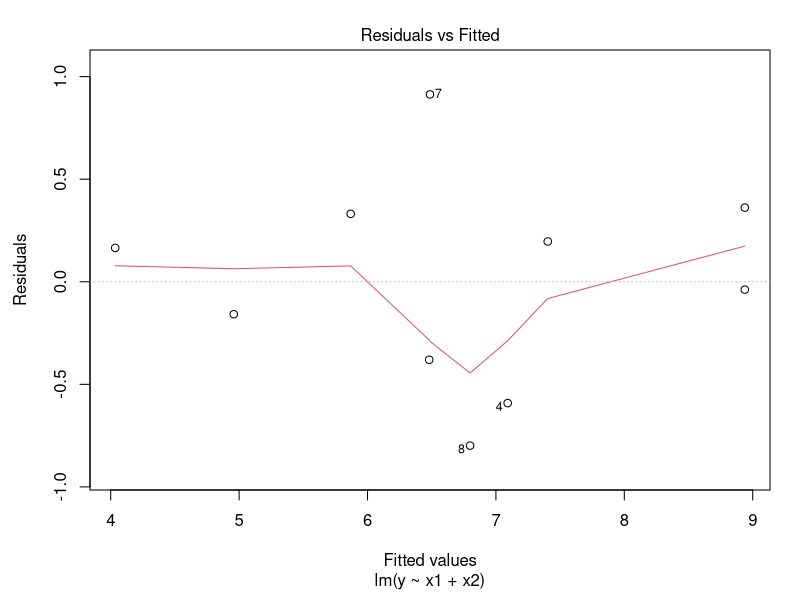
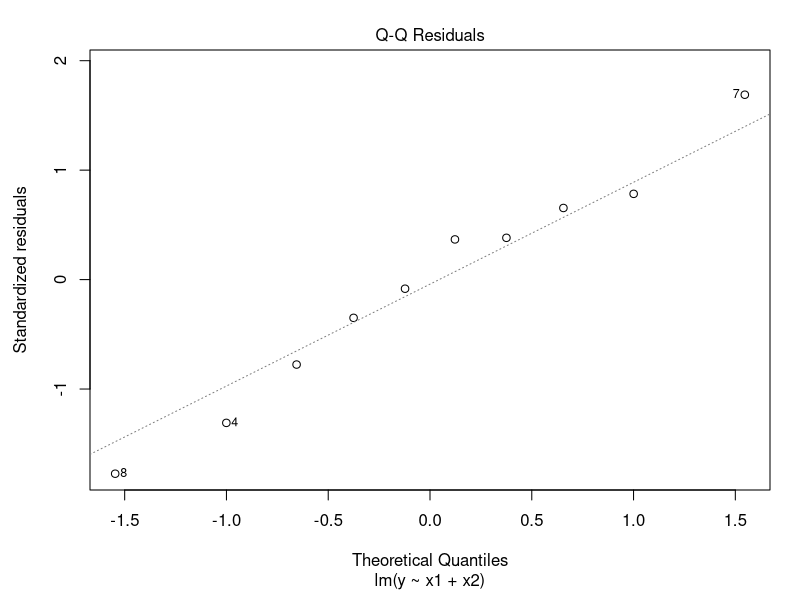
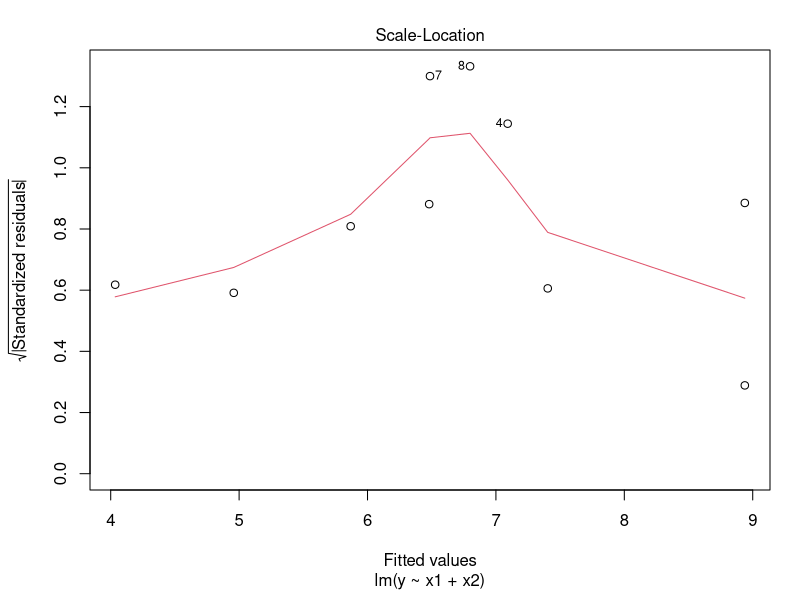
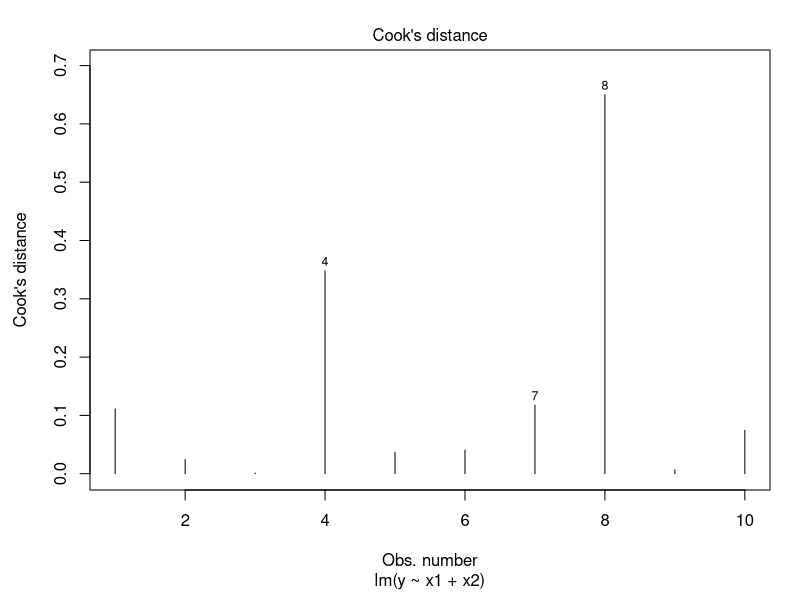

Write R code to recreate these figures, in order. (Note: this script raises an error after producing the figures.)
rm(list=ls(all=TRUE))
rt <- read.table("butler.data"); rt
lm.sol <- lm(y ~ x1 + x2, data = rt)
summary(lm.sol)
confint(lm.sol)

newdata <- data.frame(x1 = 100, x2 = 3)
predict(lm.sol, newdata, interval = "confidence")
predict(lm.sol, newdata, interval = "prediction")

sta <- rstandard(lm.sol)
stu <- rstudent(lm.sol)
rt$sta <- sta; rt$stu <- stu; rt

hatvalues(lm.sol)
cooks.distance(lm.sol)

par(mai=c(1.1,0.9,0.5,0.3))
plot(lm.sol, which = 1:4)
savePlot("plot-1", type = "eps")
